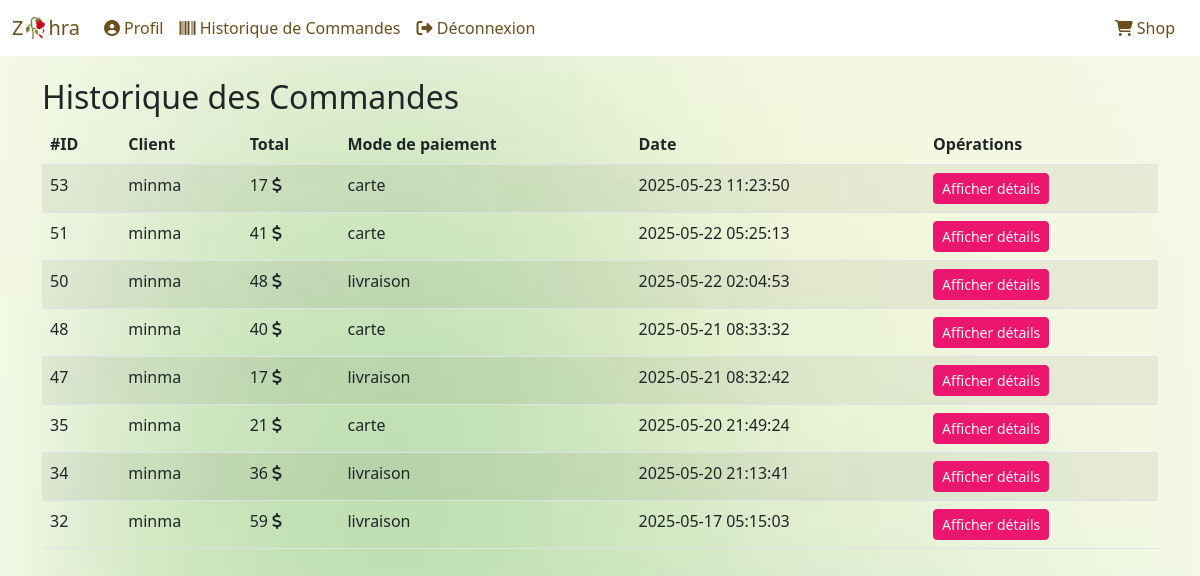
Page /historique.php (signed in) on the committed database.
### tables this page shows
CREATE TABLE `commande` (
  `id` int(11) NOT NULL,
  `id_client` int(11) NOT NULL,
  `total` decimal(10,0) NOT NULL,
  `valide` int(11) NOT NULL DEFAULT 0,
  `date_creation` datetime NOT NULL DEFAULT current_timestamp(),
  `mode_paiement` varchar(50) NOT NULL DEFAULT 'livraison'
);

CREATE TABLE `utilisateur` (
  `id` int(11) NOT NULL,
  `login` varchar(100) NOT NULL,
  `password` varchar(150) NOT NULL,
  `email` varchar(255) NOT NULL,
  `phone` varchar(11) NOT NULL,
  `date_creation` date NOT NULL
);

### historique.php (the view, shortened to what this page needs)
<!doctype html>
<html lang="en">
<head>
    <?php include 'include/head.php' ?>
</head>
<body>
<?php include 'include/nav.php' ?>
<div class="container py-2">
    <h2>Historique des Commandes</h2>
    <table class="table table-striped table-hover">
        <thead>
        <tr>
            <th>#ID</th>
            <th>Client</th>
            <th>Total</th>
            <th>Mode de paiement</th>
            <th>Date</th>
            <th>Opérations</th>
        </tr>
        </thead>
        <tbody>
        <?php
        require_once 'include/database.php';
        $login = $_SESSION['utilisateur']['login'];
        $sql = 'SELECT commande.*, utilisateur.login as "login"
        FROM commande
        INNER JOIN utilisateur ON commande.id_client = utilisateur.id
        WHERE utilisateur.login = :login
        ORDER BY commande.date_creation DESC';
        $stmt = $pdo->prepare($sql);
        $stmt->execute(['login' => $login]);
        $commandes = $stmt->fetchAll(PDO::FETCH_ASSOC);
        foreach ($commandes as $commande) {
            ?>
            <tr>
                <td><?php echo $commande['id'] ?></td>
                <td><?php echo $commande['login'] ?></td>
                <td><?php echo $commande['total'] ?> <i class="fa fa-solid fa-dollar"></i></td>
                <td><?php echo htmlspecialchars($commande['mode_paiement']) ?></td>
                <td><?php echo $commande['date_creation'] ?></td>
                <td><a class="btn btn-custom-color btn-sm" href="details.php?id=<?php echo $commande['id']?>">Afficher détails</a></td>
            </tr>
            <?php
        }
        ?>
        </tbody>
    </table>
</div>
</body>
</html>

### include/nav.php (style rules this page uses)
body { padding-top: 70px; background-image: url('images/grenii.jpg'); background-size: cover; background-position: center; background-repeat: no-repeat; background-attachment: fixed; background-color:rgba(251, 232, 246, 0.8); }
.btn-custom-color { color:rgb(245, 245, 245); border: 1px solid rgb(237, 22, 111); background-color:rgb(237, 22, 111) ; transition: background-color 0.3s ease, color 0.3s ease; }

### rows in the picture
commande: id "53", utilisateur.login "minma", total "17", mode_paiement "carte", date_creation "2025-05-23 11:23:50"
commande: id "51", utilisateur.login "minma", total "41", mode_paiement "carte", date_creation "2025-05-22 05:25:13"
commande: id "50", utilisateur.login "minma", total "48", mode_paiement "livraison", date_creation "2025-05-22 02:04:53"
commande: id "48", utilisateur.login "minma", total "40", mode_paiement "carte", date_creation "2025-05-21 08:33:32"
commande: id "47", utilisateur.login "minma", total "17", mode_paiement "livraison", date_creation "2025-05-21 08:32:42"
commande: id "35", utilisateur.login "minma", total "21", mode_paiement "carte", date_creation "2025-05-20 21:49:24"
commande: id "34", utilisateur.login "minma", total "36", mode_paiement "livraison", date_creation "2025-05-20 21:13:41"
commande: id "32", utilisateur.login "minma", total "59", mode_paiement "livraison", date_creation "2025-05-17 05:15:03"
